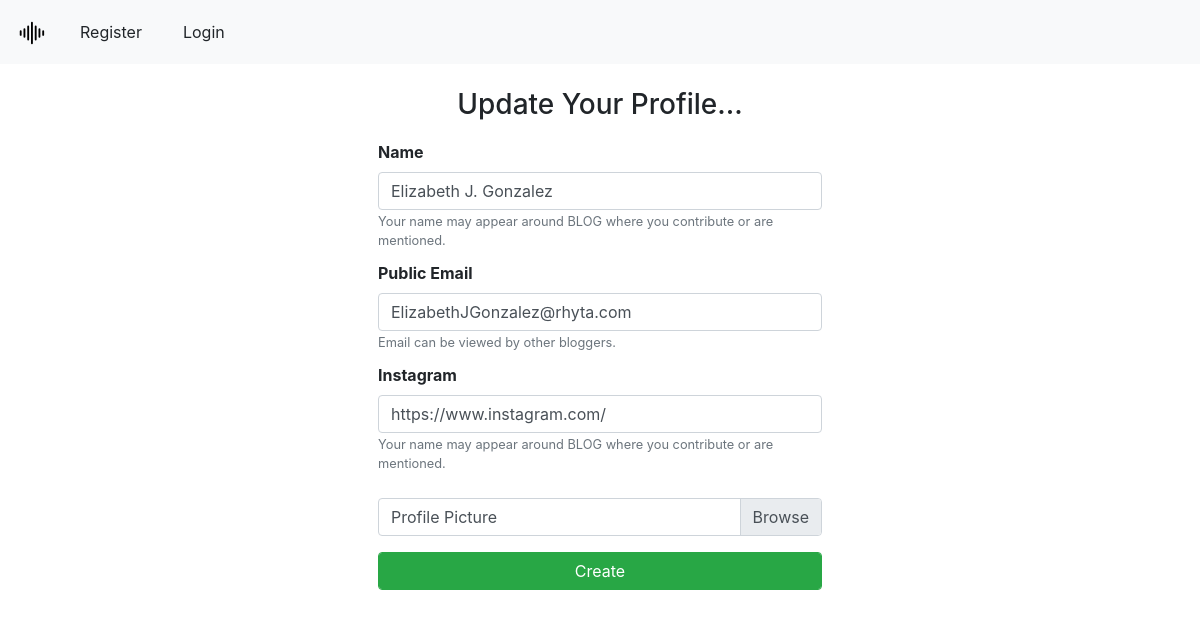
Screenshot of /updateprofile/24 with the database file from the repository.
### accounts/models.py (models this page shows, shortened)
class UserProfile(models.Model):
    user = models.OneToOneField(User, on_delete = models.CASCADE, related_name = 'users')
    name = models.CharField(blank = True, null = True, max_length = 50)
    email = models.EmailField(blank = True, null = True)
    profile_pic = fields.ImageField(blank = True, null = True, upload_to = 'profilepics/')
    instagram_link = models.CharField(blank = True, null = True, max_length = 50)

### accounts/views.py (the view)
# urls.py: path('updateprofile/<int:pk>', views.UpdateProfile.as_view(), name = 'updateprofile'),
class UpdateProfile(generic.UpdateView):
    model = models.UserProfile
    form_class = forms.UserProfileUpdateForm
    template_name = 'accounts/update_profile.html'
    success_url = reverse_lazy('posts:home')

### accounts/forms.py
class UserProfileUpdateForm(forms.ModelForm):
    name = forms.CharField(widget = forms.TextInput(attrs = {
        'class' : 'name form-control',
        'placeholder' : "",
    }))
    email = forms.CharField(widget = forms.EmailInput(attrs = {
        'class' : 'email form-control',
        'placeholder' : "",
    }))
    profile_pic = forms.ImageField(widget = forms.FileInput(attrs = {
        'class' : 'custom-file-input'
    }))
    class Meta:
        model = models.UserProfile
        fields = ('name', 'email', 'profile_pic', 'instagram_link')

### accounts/templates/accounts/update_profile.html (shortened to what this page needs)
{% extends 'posts/base.html' %}
{% load bootstrap4 %}
{% load static %}
{% block content %}
<link rel="stylesheet" href="{% static 'css/createprofile.css' %}">
<br>
<h3> Update Your Profile... </h3>
<div class='container'>
  <form class='profileform col-md-6 col-lg-6' action="" method="POST" enctype="multipart/form-data">
     <label for="{{ form.name.id_for_label }}"> Name </label>
    {% bootstrap_field form.name show_label=False %}
    <small class="form-text text-muted" style = "margin-top: -3%;">
      Your name may appear around BLOG where you contribute or are mentioned.
    </small>
    <label for="{{ form.email.id_for_label }}"> Public Email </label>
    {% bootstrap_field form.email show_label=False %}
    <small class="form-text text-muted" style = "margin-top: -3%;">
      Email can be viewed by other bloggers.
    </small>
    <label for="{{ form.instagram_link.id_for_label }}"> Instagram </label>
    {% bootstrap_field form.instagram_link  show_label=False %}
    <small class="form-text text-muted" style = "margin-top: -3%;">
      Your name may appear around BLOG where you contribute or are mentioned.
    </small>
    <br>
    <div class="input-group mb-3">
      <div class="custom-file">
        <label for="{{ form.profile_pic.id_for_label }}" class="custom-file-label"> Profile Picture </label>
        {% bootstrap_field form.profile_pic show_label=False %}
      </div>
    </div>
    <input class='form-control btn btn-success' type="submit" value="Create">
  </form>
</div>
{% endblock %}

### accounts/static/css/createprofile.css (style rules this page uses)
h3 { text-align: center; }
.profileform { padding-left: 5%; padding-right: 5%; margin: auto; }
input { padding-bottom: 0px; }
label { font-weight: bold; padding-top: 10px; }
small { margin-top: -3%; }

### rows the page displays
UserProfile: name "Elizabeth J. Gonzalez", email "ElizabethJGonzalez@rhyta.com", instagram_link "https://www.instagram.com/"
